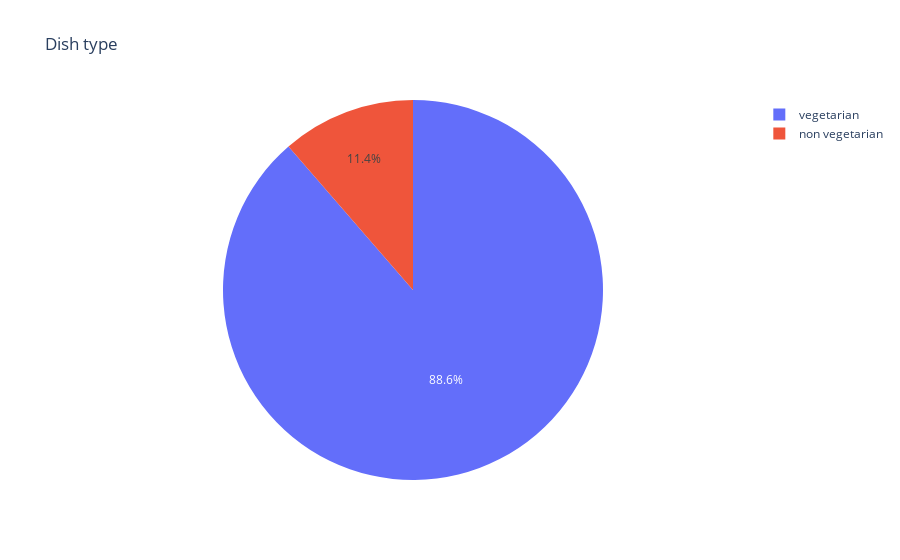

The cell this chart's notebook holds for it:
### Code cell
px.pie(df, names='diet', title='Dish type')

### Figure 1 — Plotly figure (JSON) as saved in the notebook; plotly's stock layout.template omitted (floating-point values rounded to 4 significant figures; data arrays with more than 128 entries replaced by an {"elided": "..."} marker saying what was removed)
{"data": [{"domain": {"x": [0, 1], "y": [0, 1]}, "hovertemplate": "diet=%{label}<extra></extra>", "labels": {"elided": "255 str values"}, "legendgroup": "", "name": "", "showlegend": true, "type": "pie"}], "layout": {"legend": {"tracegroupgap": 0}, "title": {"text": "Dish type"}}}
